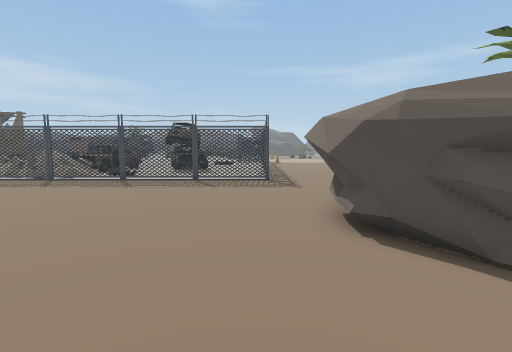
view 1 (above)

24 first-person views from a walk through a 3-D level made in the Unity game engine. The camera is 1.4 m above the floor, tilts 6° down and sees 85° across. The floor is counted in squares, 1 m on a side. Each view is taken from the middle of a square. On the plan, view 1 faces up. The plan holds only what a view shows up to about 14 squares ahead; the rest is blank. The place goes on beyond the plan. The player is left out.

view 2
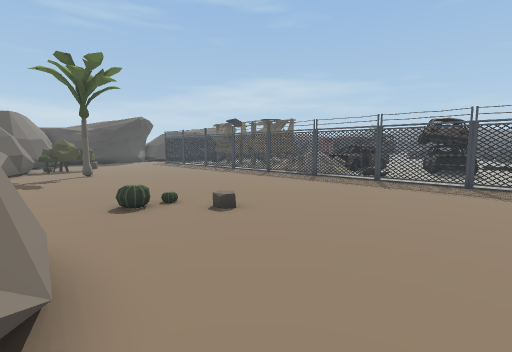

view 3
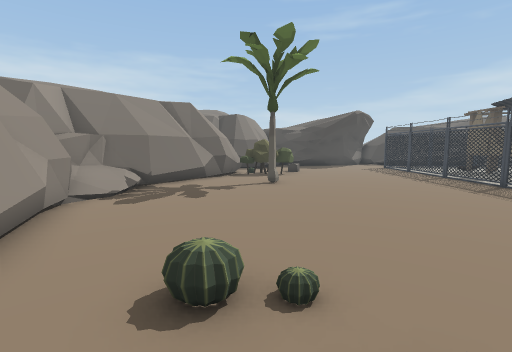

view 4
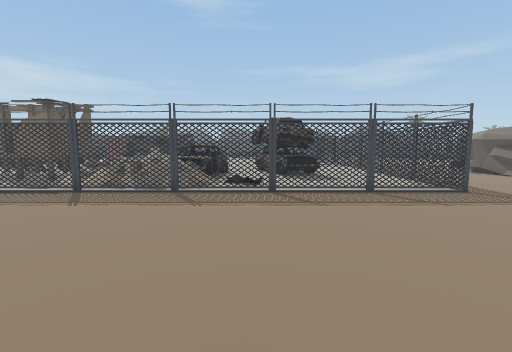

view 5
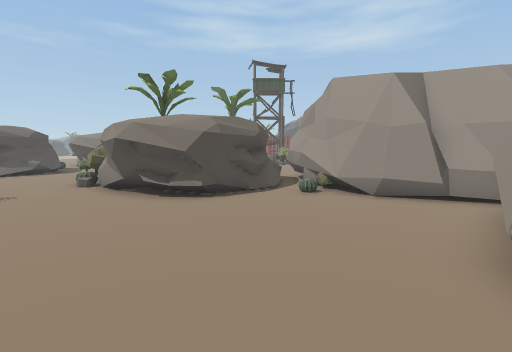

view 6
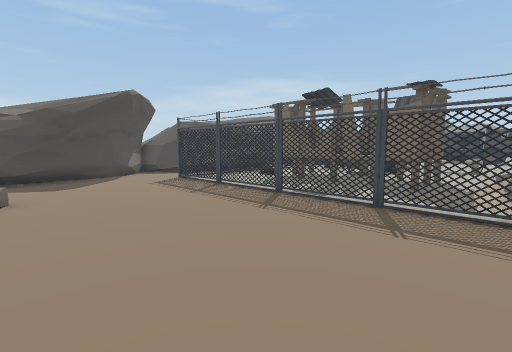

view 7
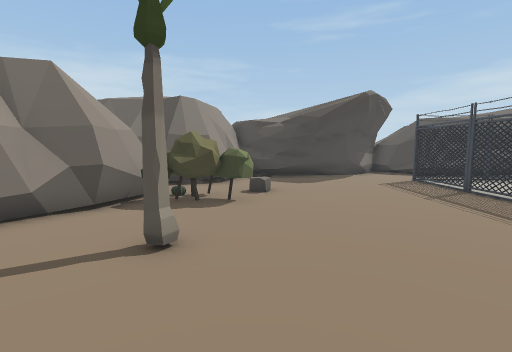

view 8
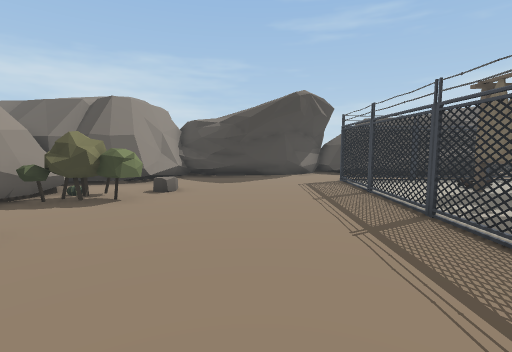

view 9
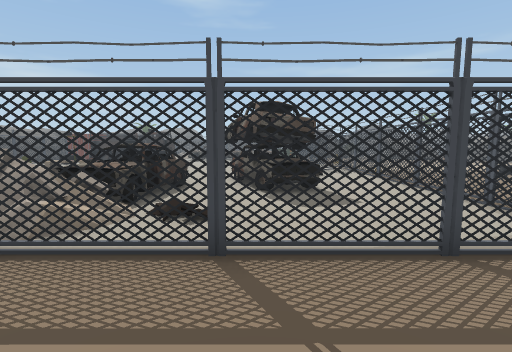

view 10
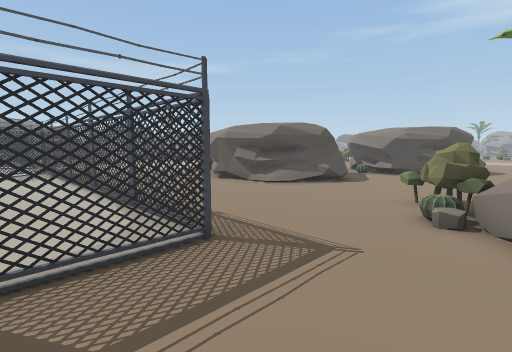

view 11
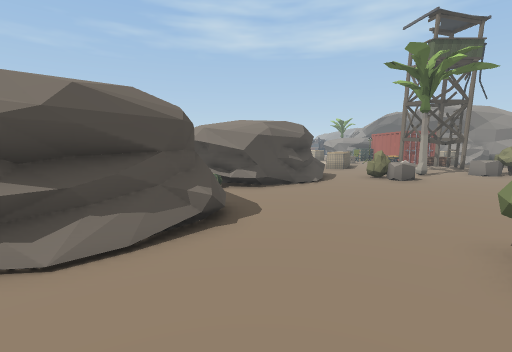

view 12
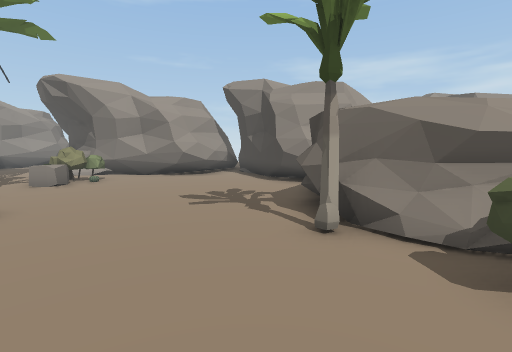

view 13
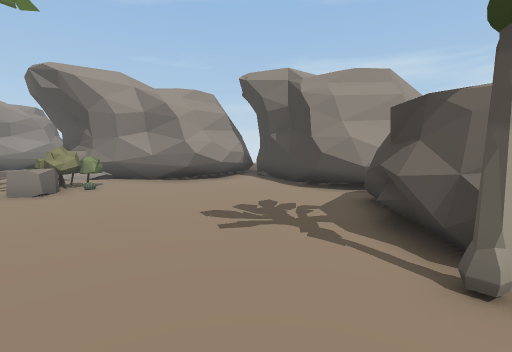

view 14
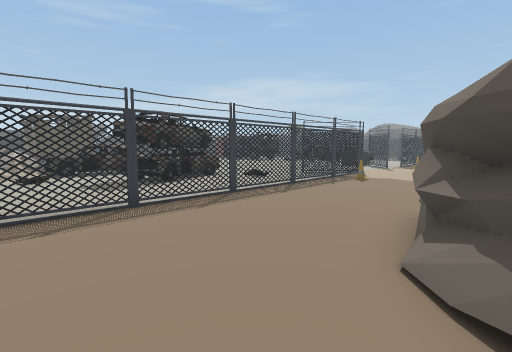

view 15
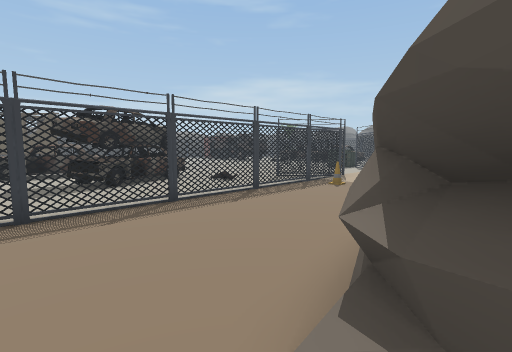

view 16
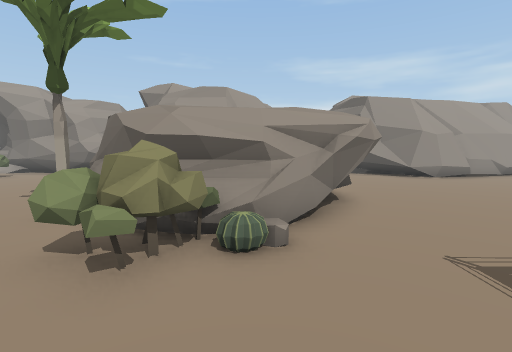

view 17
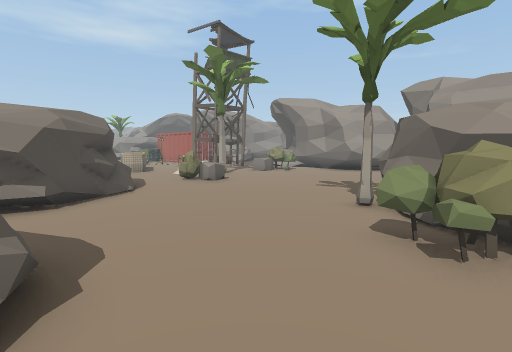

view 18
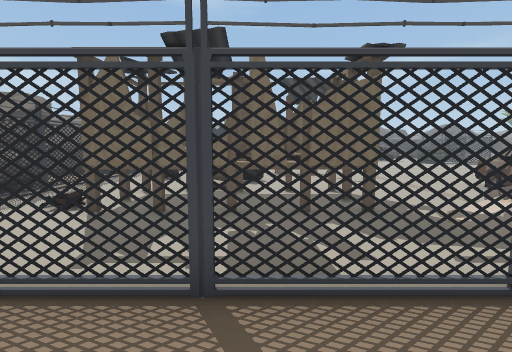

view 19
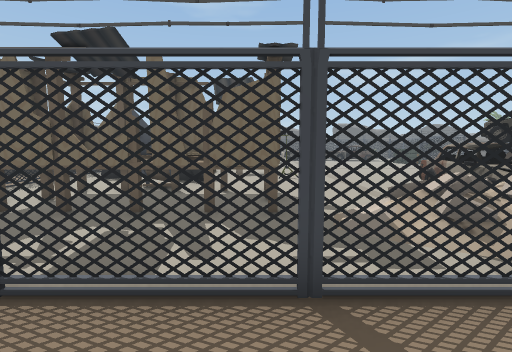

view 20
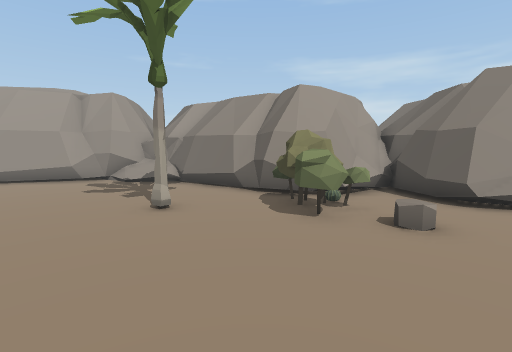

view 21
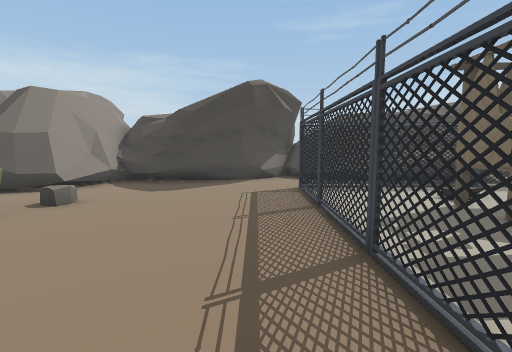

view 22
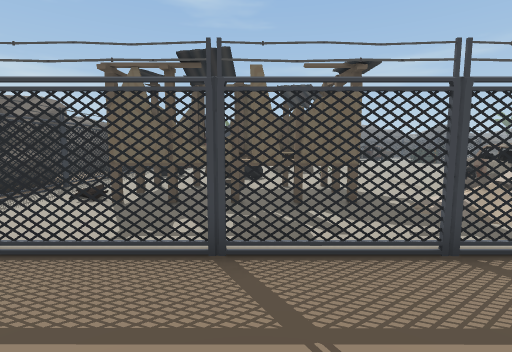

view 23
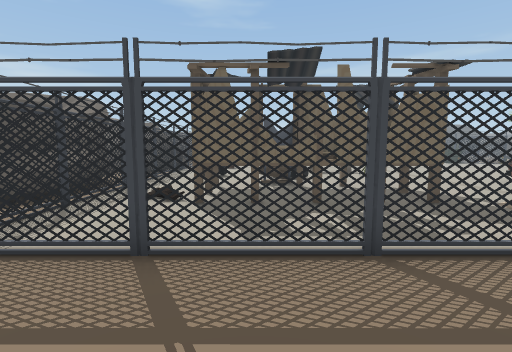

view 24
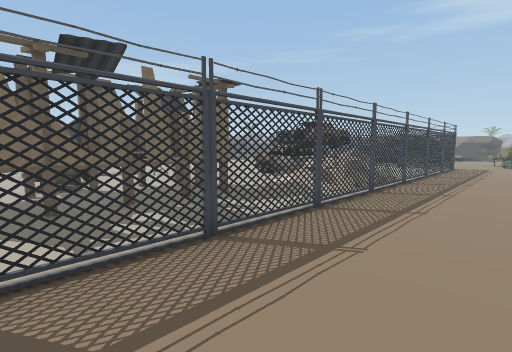

### Floor plan
Key: @ floor where view 1 was taken; # wall or solid block; . floor; / step, stairs or slope; = window, fence, low wall or low ledge; ^ raised ledge; O other object.
Columns run from 25 left of view 1 to 16 right of it. Each row starts with its distance up from view 1.
 20 #  ....OO......... OOO.... ....
 19 #OO................OOO....O....#
 18 #O....OO........OO..OO....O....#
 17 #O...OOOOOO.....OO..OOO...O....#
 16 ^.O//OOOOOO....OOO...O....O....##
 15 ^.O./OOOOOO../ OOO........O.....##   ##
 14 =.O........./    //.......O......###.##
 13  .O........./    /./......O...........#
 12 ..O........../OOOO........O...........##
 11 ..OOOOOOOOOOOOOO..OOOOOOOO.............#^#
 10 ...............................O........=^
  9 .............................OOO..........
  8 #...........................##^^.........O
  7 #..........................## ^^#O......OO
  6 #.........................##    ##.......
  5 ^...O.O...................##    ##.......O
  4 =O...OO..O.........O.......##   #.........
  3 ###..OO...........O.........#####.........
  2   #..##.......................=#.........O
  1   ######....................##O###.......O
  0   ########.......######..@.###   #.......O
 -1   ##     ##//..#####  ###..#     ##...##..
 -2           #OO###         .##      #..#####
 -3           ####            ##      ####

Where each view was taken, in squares from view 1:
view 1: 0 up, 0 right, facing up
view 2: 0 up, 1 left, facing up-left
view 3: 3 up, 5 left, facing left
view 4: 3 up, 6 left, facing up
view 5: 3 up, 6 left, facing right
view 6: 5 up, 12 left, facing up-left
view 7: 5 up, 12 left, facing left
view 8: 8 up, 12 left, facing left
view 9: 8 up, 5 left, facing up
view 10: 8 up, 2 left, facing up-right
view 11: 13 up, 3 right, facing right
view 12: 12 up, 9 right, facing down
view 13: 10 up, 10 right, facing down
view 14: 12 up, 7 right, facing up-left
view 15: 14 up, 7 right, facing up-left
view 16: 13 up, 4 right, facing down
view 17: 14 up, 5 right, facing down-right
view 18: 9 up, 17 left, facing up
view 19: 9 up, 15 left, facing up
view 20: 10 up, 18 left, facing down
view 21: 10 up, 14 left, facing left
view 22: 8 up, 17 left, facing up
view 23: 8 up, 19 left, facing up
view 24: 8 up, 20 left, facing up-right
